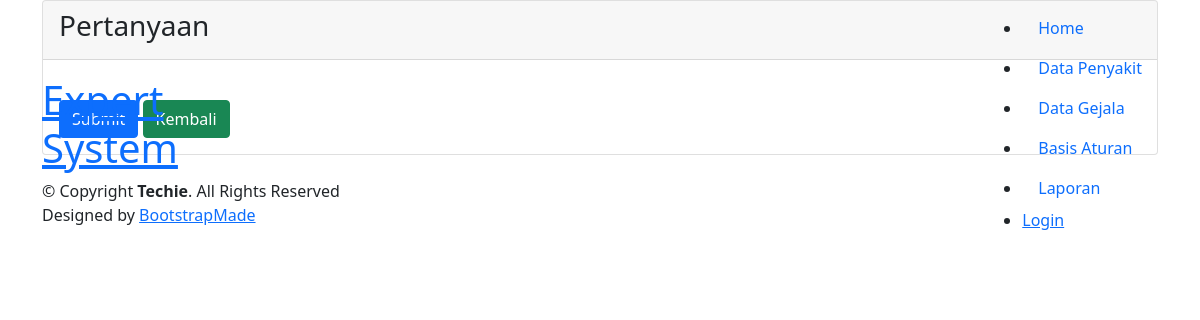
The page /index.php/konsultasi/pertanyaan on the database as committed earlier.
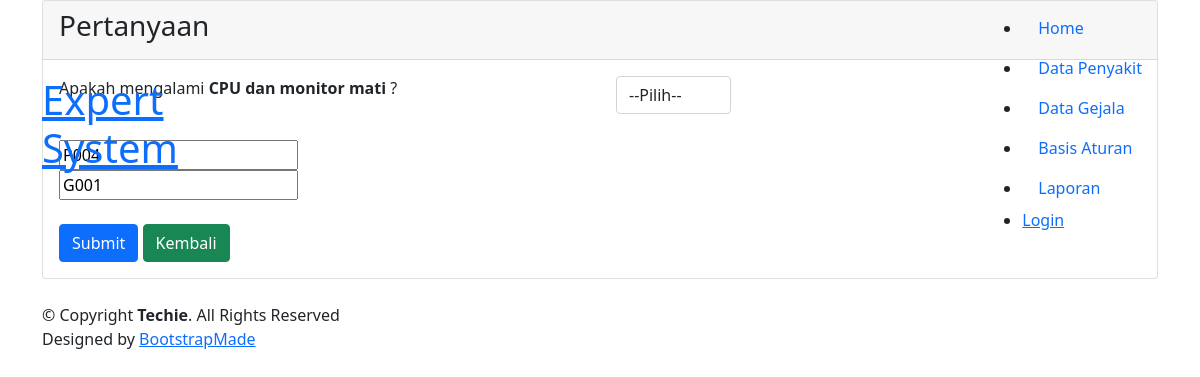
The same page on the database as committed later.
### tables this page shows
CREATE TABLE `tmp_relasi` (
  `id` int(11) NOT NULL,
  `kd_penyakit` varchar(10) NOT NULL,
  `kd_gejala` varchar(10) NOT NULL
);

CREATE TABLE `gejala` (
  `kd_gejala` varchar(10) NOT NULL,
  `nama_gejala` text NOT NULL,
  `poin_gejala` int(11) NOT NULL
);

### application/libraries/Template.php (called while the page is built)
<?php
class Template
{
    var $template_data = array();
    function set($name, $value)
    {
        $this->template_data[$name] = $value;
    }
    function load($template = '', $view = '', $view_data = array(), $return = FALSE)
    {
        $this->CI = &get_instance();
        $this->set('contents', $this->CI->load->view($view, $view_data, TRUE));
        return $this->CI->load->view($template, $this->template_data, $return);
    }
}

### application/controllers/konsultasi.php (called while the page is built, shortened)
<?php
class Konsultasi extends CI_Controller
{
    function pertanyaan()
    {
        $data = array(
            'title' => 'Halaman Pertanyaan',
            'record' => $this->M_Master->getPenyakit(),
            'relasi' => $this->M_Master->getRelasi()
        );
        $this->template->load('back/front', 'back/pertanyaan', $data);
    }
}

### index.php (called while the page is built, shortened)
<?php
require_once BASEPATH.'core/CodeIgniter.php';

### application/models/M_Master.php (called while the page is built, shortened)
<?php
class M_Master extends CI_Model
{
    function getPenyakit()
    {
        if (isset($_GET['kd_penyakit'])) {
            $penyakit = $_GET['kd_penyakit'];
            $kd = $this->db->query("select * from pengetahuan where kd_penyakit='" . $penyakit . "'")->row_array();
            $insert = "INSERT INTO tmp_relasi (kd_penyakit, kd_gejala) SELECT kd_penyakit, kd_gejala FROM pengetahuan WHERE kd_penyakit='" . $kd['kd_penyakit'] . "'";
            $this->db->query($insert);
        } else {
            $penyakit = 'null';
        }
        $this->db->select('*');
        $this->db->from('pengetahuan');
        $this->db->where('kd_penyakit = ', '' . $penyakit . '');
        $this->db->limit('1');
        $query = $this->db->get();
        if ($query->num_rows() > 0) {
            $out = $query->result();
            return $out;
        } else {
            return array();
        }
    }
    function getRelasi()
    {
        return $this->db->query("select * from tmp_relasi as r, gejala as g where r.kd_gejala=g.kd_gejala")->result();
    }
}

### application/views/back/pertanyaan.php (the view, shortened to what the changed rows need)
<link href="<?php echo base_url('assets/template/css/bootstrap-responsive.css') ?>" rel="stylesheet" />
<link href="<?php echo base_url('assets/template/vendor/bootstrap/css/bootstrap.min.css'); ?>" rel="stylesheet">
<body>
    <section id="hero" class="d-flex align-items-center">
        <div class="container">
            <div class="row">
                <div class="col-md-12">
                    <div class="card card-info">
                        <div class="card-body">
                            <div class="col-md-9">
                                <div class="form-group">
                                    <?php
                                    if ($relasi) {
                                        foreach ($relasi as $row) {
                                    ?>
                                            <form class="form-horizontal" action="<?php echo site_url("konsultasi/tambahhasil") ?>" method="post">
                                                <div class="form-group row">
                                                    <div class="col-md-8">
                                                        <div class="col-sm-10">
                                                            <p>Apakah mengalami <b><?php echo $row->nama_gejala; ?></b> ?</p>
                                                            <br>
                                                            <input class="hidden" type="text" name="kd_penyakit[]" value="<?php echo $row->kd_penyakit; ?>">
                                                            <input class="hidden" type="text" name="kd_gejala[]" value="<?php echo $row->kd_gejala; ?>">
                                                        </div>
                                                    </div>
                                                    <div class="col-md-2">
                                                        <select name="poin_gejala[]" class="form-control" required>
                                                            <option value="0">--Pilih--</option>
                                                        </select>
                                                    </div>
                                                </div>
                                        <?php }
                                    }
                                        ?>
                                        <br>
                                            </form>
                                </div>
                            </div>
                        </div>
                    </div>
                </div>
            </div>
        </div>
    </section>
</body>
</html>

Rows that differ between the two databases and show on the page:
added tmp_relasi: kd_gejala.nama_gejala "CPU dan monitor mati", kd_penyakit "P004", kd_gejala.kd_gejala "G001"
